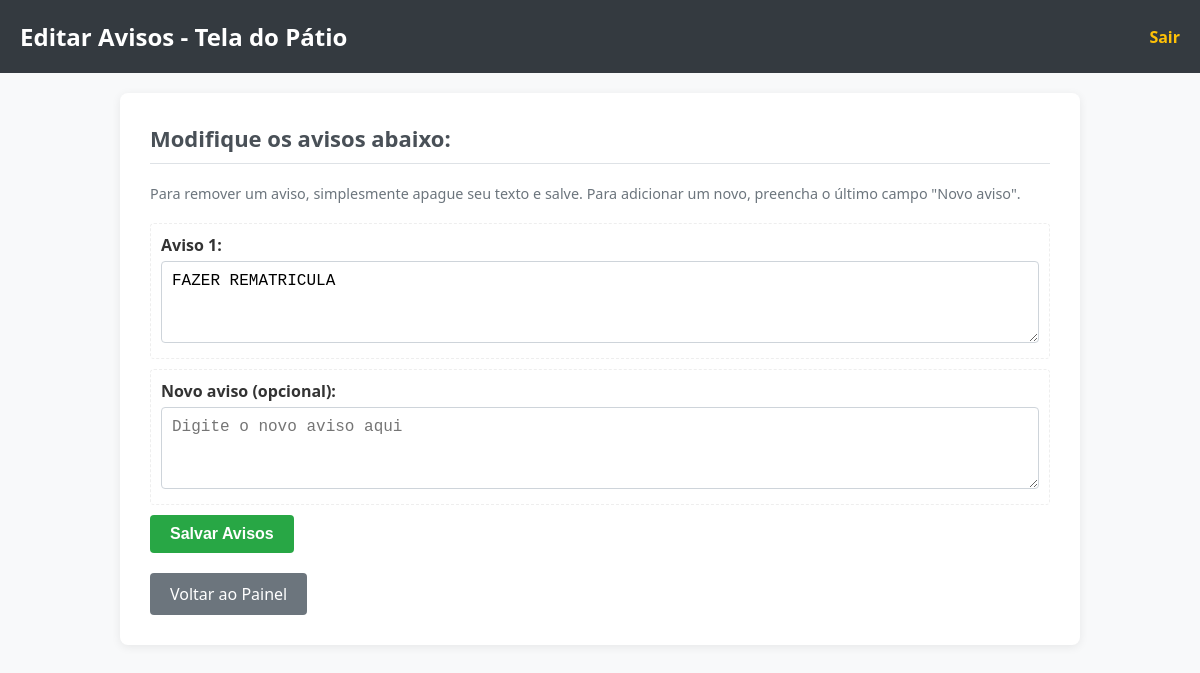
The app's page /admin/edit/patio/notices (signed in), older data.
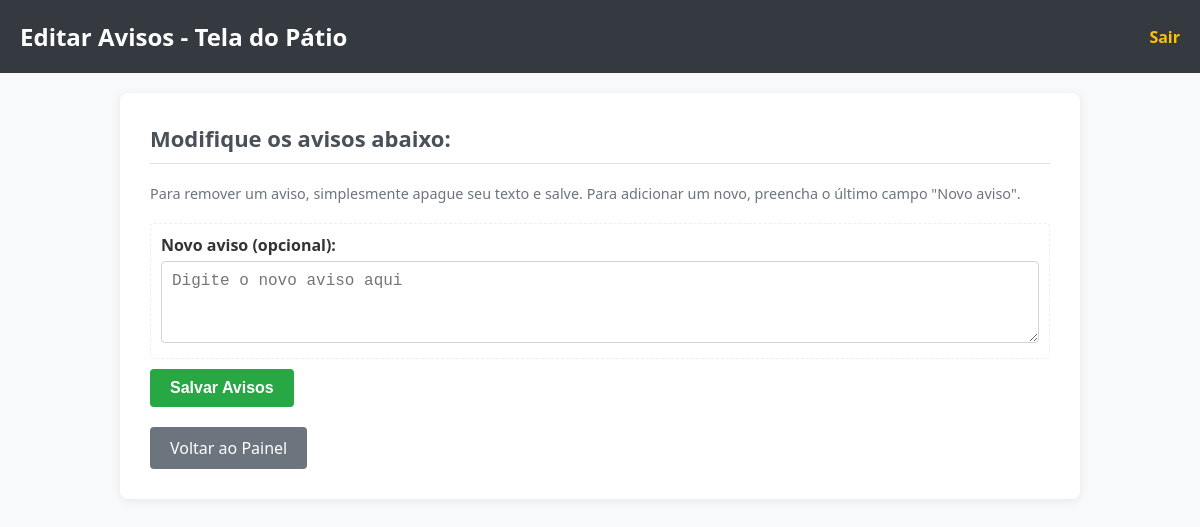
The same page, newer data.
### tables this page shows
CREATE TABLE patio_notices (id INTEGER PRIMARY KEY AUTOINCREMENT, content TEXT NOT NULL);

### app.py (the view, shortened to what this page needs)
@app.route('/admin/edit/patio/notices', methods=['GET', 'POST'])
def admin_edit_patio_notices():
    if not session.get('admin_logged_in'): return redirect(url_for('admin_login'))
    db = get_db()
    cursor = db.execute("SELECT content FROM patio_notices ORDER BY id")
    current_notices = [row['content'] for row in cursor.fetchall()]
    return render_template('admin_edit_patio_noticia.html', notices=current_notices)

### app.py (called while the page is built)
def get_db():
    db = getattr(g, '_database', None)
    if db is None:
        db = g._database = sqlite3.connect(DATABASE)
        db.row_factory = sqlite3.Row
    return db

@app.teardown_appcontext
def close_connection(exception):
    db = getattr(g, '_database', None)
    if db is not None:
        db.close()

### templates/admin_edit_patio_noticia.html (shortened to what this page needs)
<!DOCTYPE html>
<html lang="pt-BR">
<head>
</head>
<body>
    <div class="header">
        <h1>Editar Avisos - Tela do Pátio</h1>
        <a href="{{ url_for('admin_logout') }}">Sair</a>
    </div>
    <div class="container">
        <h2>Modifique os avisos abaixo:</h2>
        <p class="instructions">Para remover um aviso, simplesmente apague seu texto e salve. Para adicionar um novo, preencha o último campo "Novo aviso".</p>
        <form method="POST">
            <div id="notices-container">
                {% for notice in notices %}
                <div class="form-group notice-field-container">
                    <label for="notice{{ loop.index0 }}">Aviso {{ loop.index }}:</label>
                    <textarea id="notice{{ loop.index0 }}" name="notice{{ loop.index0 }}" rows="3">{{ notice }}</textarea>
                </div>
                {% endfor %}
                <div class="form-group notice-field-container">
                    <label for="notice{{ notices|length }}">Novo aviso (opcional):</label>
                    <textarea id="notice{{ notices|length }}" name="notice{{ notices|length }}" rows="3" placeholder="Digite o novo aviso aqui"></textarea>
                </div>
            </div>
            <button type="submit" class="btn-save">Salvar Avisos</button>
        </form>
        <a href="{{ url_for('admin_dashboard') }}" class="btn-back">Voltar ao Painel</a>
    </div>
</body>
</html>

Row changes from the older to the newer data that the page shows:
removed patio_notices: content "FAZER REMATRICULA"
Text that changed along with them:
form field notices: (not shown) → "Digite o novo aviso aqui"
form field notices: "Digite o novo aviso aqui" → (not shown)
